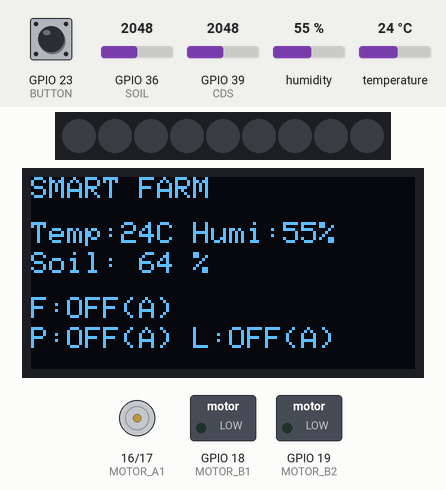
A sketch run on a simulated ESP32. Parts: 9 RGB LEDs in strip order, left to right, 128×64 one-colour display, motor-driver pin pairs drawn as motors (green arrow = first pin HIGH = forward, orange = second pin HIGH = backward, longer = more drive), switched loads named in the sketch (green lamp = pin HIGH). The inputs (shaded band) are chosen by the test bench; at power-on: humidity 55 %, GPIO 23 (BUTTON) LOW, GPIO 36 (SOIL) = 2048, GPIO 39 (CDS) = 2048, temperature 24 °C. Dim RGB values are drawn brighter than linear; WiFi joins after 1.5 s; servers stay silent unless stated; uploads are accepted with an empty reply; what the sketch prints to the serial monitor is not drawn.

Above: at 2.8 s.
2.9 s: humidity set to 69 %
At 6.4 s:
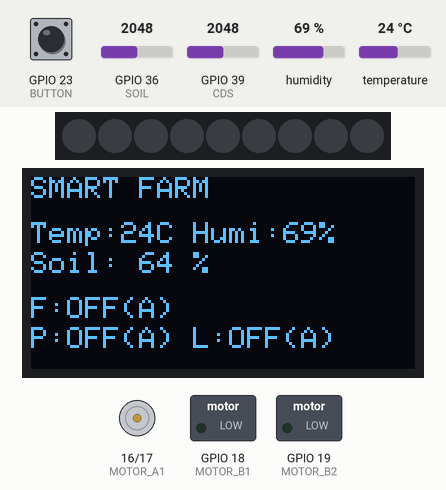
6.7 s: humidity set to 72 %
At 8.9 s:
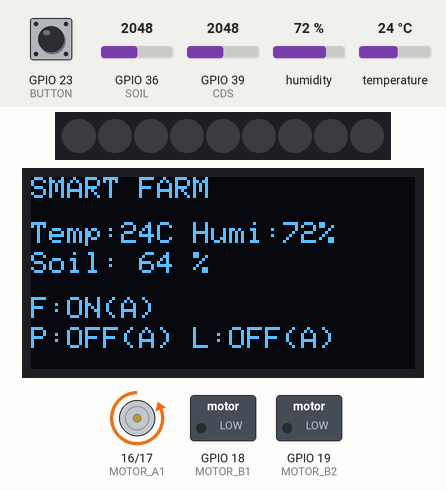
9.7 s: GPIO 23 (BUTTON) pulled HIGH for 1 s
At 12.4 s:
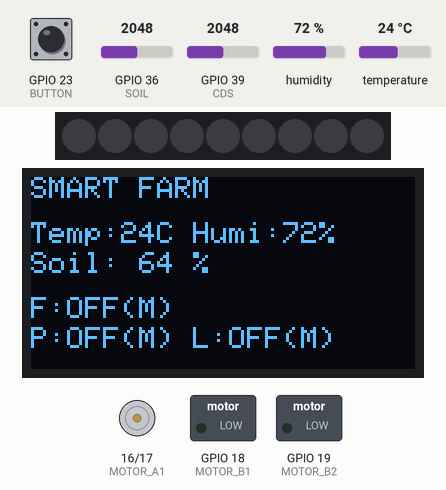
12.7 s: GPIO 36 (SOIL) set to 2866
At 14.9 s:
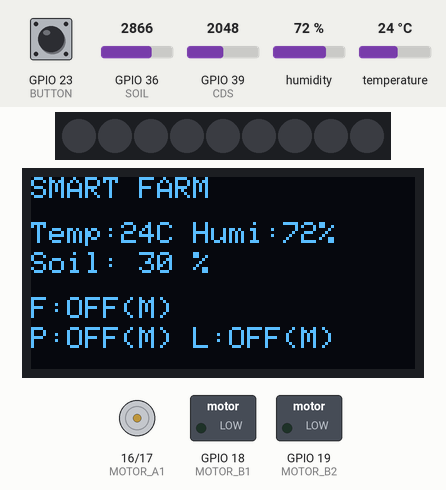
15.7 s: GPIO 23 (BUTTON) pulled HIGH for 1 s
At 18.4 s:
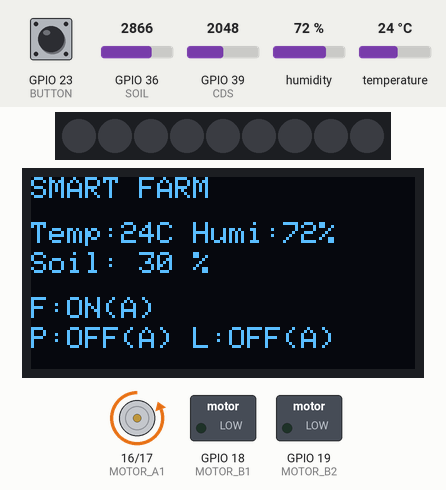
18.7 s: GPIO 39 (CDS) set to 211
21.4 s: GPIO 39 (CDS) set to 179
At 22.9 s:
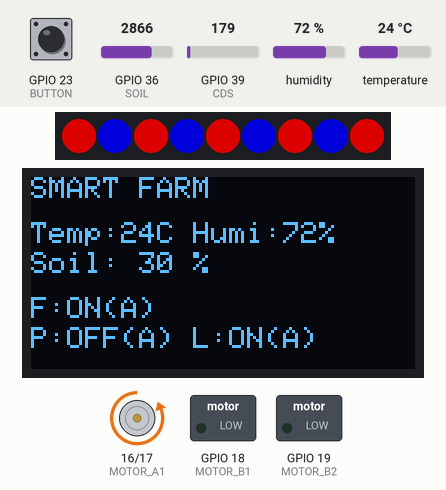
Timing chart, 0 to 24.4 s (numbered marks = the images above; inputs shaded):
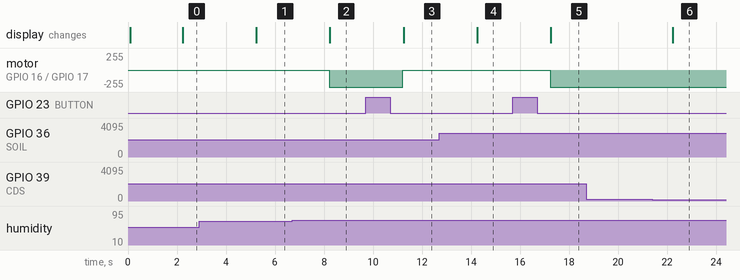

Measured:
- the behaviour switches between 70 and 71 % on humidity (found by bisection; images 1 and 2)
- the behaviour switches between 200 and 199 on GPIO 39 (CDS) (found by bisection; images 5 and 6)
- after the input at 2.9 s, the display: changes after 2.3 s (image 1)
- after the input at 6.7 s, motor on GPIO 16 (MOTOR_A1) / GPIO 17 (MOTOR_A2): stopped → backward 255/255 after 1.5 s; the display: changes after 1.5 s (image 2)
- after the input at 9.7 s, motor on GPIO 16 (MOTOR_A1) / GPIO 17 (MOTOR_A2): backward 255/255 → stopped after 1.5 s; the display: changes after 1.5 s (image 3)
- after the input at 12.7 s, the display: changes after 1.5 s (image 4)
- after the input at 15.7 s, motor on GPIO 16 (MOTOR_A1) / GPIO 17 (MOTOR_A2): stopped → backward 255/255 after 1.5 s; the display: changes after 1.6 s (image 5)
- after the input at 18.7 s, every drawn part: stays the same
- after the input at 21.4 s, the display: changes after 0.84 s (image 6)

The sketch:

arduino_code.ino
```cpp
#include <DHT.h>
#include <Adafruit_NeoPixel.h>
#include <Wire.h>
#include <Adafruit_GFX.h>
#include <Adafruit_SSD1306.h>
#include <WiFi.h>
#include <HTTPClient.h>
#include <ArduinoJson.h>

// ==========================================
// 사용자 설정 구역
// ==========================================
const char* ssid = "DEV";       // WiFi 이름
const char* pass = "54865486";   // WiFi 비밀번호

// 서버 설정 (PROJECT_SETUP.md 기준)
// IP 주소는 실제 서버 환경에 맞게 수정 필요
const char* serverUrl = "http://192.168.0.133:3002/api/sensor/data";
const char* controlUrl = "http://192.168.0.133:3002/api/sensor/control/"; // 뒤에 ID 붙여서 호출

// 장치 ID (DB와 일치)
const int ACTUATOR_ID_FAN = 1;
const int ACTUATOR_ID_PUMP = 2;
const int ACTUATOR_ID_LED = 3;

const int SENSOR_ID_TEMP = 1;
const int SENSOR_ID_HUMI = 2;
const int SENSOR_ID_SOIL = 3;

// ==========================================

// 하드웨어 핀 설정
// ==========================================
#define DHTTYPE DHT11
#define DHTPIN 25
DHT dht(DHTPIN, DHTTYPE);

#define MOTOR_A1 16 // FAN
#define MOTOR_A2 17 // FAN
#define MOTOR_B1 18 // WATER PUMP
#define MOTOR_B2 19 // WATER PUMP
#define SOIL 36

#define PIN 26
#define NUMPIXELS 9
Adafruit_NeoPixel pixels(NUMPIXELS, PIN, NEO_GRB + NEO_KHZ800);

#define BUTTON 23
#define CDS 39

#define SCREEN_WIDTH 128
#define SCREEN_HEIGHT 64
#define OLED_RESET     -1
#define SCREEN_ADDRESS 0x3C
Adafruit_SSD1306 display(SCREEN_WIDTH, SCREEN_HEIGHT, &Wire, OLED_RESET);

// ==========================================
// 전역 변수
// ==========================================
// 센서 값
float humi = 0;
float temp = 0;
int soil_value = 0;
int cds_value = 0;

// 제어 모드 (장치별 개별 모드)
bool isFanAuto = true;
bool isPumpAuto = true;
bool isLedAuto = true;

// 액추에이터 현재 상태 (실제 작동 상태)
bool fan_state = false;
bool pump_state = false;
bool led_state = false;

// 수동 제어 목표 상태 (서버에서 수신)
bool target_fan_state = false;
bool target_pump_state = false;
bool target_led_state = false;

// 타이머 및 버튼 처리 변수
unsigned long lastTime = 0;
const unsigned long timerDelay = 1000; // 1초 주기
int lastButtonState = LOW;
unsigned long lastDebounceTime = 0;
unsigned long debounceDelay = 50;

// ==========================================
// 함수 선언
// ==========================================
void connectWiFi();
void readSensors();
void checkButton();
void fetchCommands();
void controlLogic();
void applyActuators();
void updateDisplay();
void sendDataToServer();
void getControlState(int actuatorId, bool &targetState, bool &isAuto);

void setup() {
  Serial.begin(9600);

  // 핀 모드 설정
  pinMode(MOTOR_A1, OUTPUT);
  pinMode(MOTOR_A2, OUTPUT);
  pinMode(MOTOR_B1, OUTPUT);
  pinMode(MOTOR_B2, OUTPUT);
  pinMode(BUTTON, INPUT);

  pixels.begin();
  dht.begin();

  // 디스플레이 초기화
  if(!display.begin(SSD1306_SWITCHCAPVCC, SCREEN_ADDRESS)) {
    Serial.println(F("SSD1306 allocation failed"));
    for(;;);
  }
  display.clearDisplay();
  display.setTextSize(1);
  display.setTextColor(SSD1306_WHITE);
  display.setCursor(0,0);
  display.println("Booting...");
  display.display();

  // WiFi 연결
  connectWiFi();
}

void loop() {
  // WiFi 연결 상태 확인 및 재연결
  if(WiFi.status() != WL_CONNECTED) {
    connectWiFi();
  }

  // 버튼 상태 확인 (모드 전환) - 항상 체크
  checkButton();

  // 주기적 작업 (1초마다)
  if ((millis() - lastTime) > timerDelay) {
    lastTime = millis();

    // 1. 센서 값 읽기
    readSensors();

    // 2. 서버 명령 확인 (Manual 모드일 때 사용할 타겟 상태 갱신)
    if(WiFi.status() == WL_CONNECTED) {
      fetchCommands();
    }

    // 3. 제어 로직 판단 (Auto/Manual)
    controlLogic();

    // 4. 하드웨어 구동
    applyActuators();

    // 5. 디스플레이 갱신
    updateDisplay();

    // 6. 데이터 전송
    if(WiFi.status() == WL_CONNECTED) {
      sendDataToServer();
    }
  }
}

// ==========================================
// 주요 기능 구현
// ==========================================

void connectWiFi() {
  Serial.print("Connecting to ");
  Serial.println(ssid);
  display.clearDisplay();
  display.setCursor(0,0);
  display.print("Connecting WiFi...");
  display.display();

  WiFi.begin(ssid, pass);

  int tryCount = 0;
  while (WiFi.status() != WL_CONNECTED && tryCount < 10) {
    delay(500);
    Serial.print(".");
    tryCount++;
  }

  if(WiFi.status() == WL_CONNECTED) {
    Serial.println("\nWiFi Connected");
    Serial.println(WiFi.localIP());
  } else {
    Serial.println("\nWiFi Connection Failed");
  }
}

void readSensors() {
  // DHT11
  float h = dht.readHumidity();
  float t = dht.readTemperature();

  if (!isnan(h)) humi = h;
  if (!isnan(t)) temp = t;

  // Soil Moisture
  // 3600(건조) ~ 1200(습함) -> 0 ~ 100% 매핑
  int rawSoil = analogRead(SOIL);
  soil_value = map(rawSoil, 3600, 1200, 0, 100);
  soil_value = constrain(soil_value, 0, 100);

  // CDS (조도)
  cds_value = analogRead(CDS);
}

void checkButton() {
  int reading = digitalRead(BUTTON);

  if (reading != lastButtonState) {
    lastDebounceTime = millis();
  }

  if ((millis() - lastDebounceTime) > debounceDelay) {
    // 버튼이 눌렸을 때 (HIGH) -> 전체 모드 토글 (편의 기능)
    // 실제로는 웹에서 개별 제어하지만, 물리 버튼은 전체 일괄 전환용으로 사용
    static int buttonState;
    if (reading != buttonState) {
      buttonState = reading;
      if (buttonState == HIGH) {
        bool nextMode = !isFanAuto; // 팬 기준으로 토글
        isFanAuto = nextMode;
        isPumpAuto = nextMode;
        isLedAuto = nextMode;
        Serial.print("All Mode Changed: ");
        Serial.println(nextMode ? "AUTO" : "MANUAL");
      }
    }
  }
  lastButtonState = reading;
}

void fetchCommands() {
  // 서버에서 각 장치의 타겟 상태 및 모드 조회 (Polling)
  getControlState(ACTUATOR_ID_FAN, target_fan_state, isFanAuto);
  getControlState(ACTUATOR_ID_PUMP, target_pump_state, isPumpAuto);
  getControlState(ACTUATOR_ID_LED, target_led_state, isLedAuto);
}

void controlLogic() {
  // 1. Fan Control Logic
  if (isFanAuto) {
    if (humi > 70) fan_state = true;
    else fan_state = false;
  } else {
    fan_state = target_fan_state;
  }

  // 2. Pump Control Logic
  if (isPumpAuto) {
    if (soil_value < 20) pump_state = true;
    else pump_state = false;
  } else {
    pump_state = target_pump_state;
  }

  // 3. LED Control Logic
  if (isLedAuto) {
    if (cds_value < 200) led_state = true;
    else led_state = false;
  } else {
    led_state = target_led_state;
  }
}

void applyActuators() {
  // Fan Control
  if (fan_state) {
    digitalWrite(MOTOR_A1, LOW);
    digitalWrite(MOTOR_A2, HIGH);
  } else {
    digitalWrite(MOTOR_A1, LOW);
    digitalWrite(MOTOR_A2, LOW);
  }

  // Pump Control
  if (pump_state) {
    digitalWrite(MOTOR_B1, HIGH);
    digitalWrite(MOTOR_B2, LOW);
  } else {
    digitalWrite(MOTOR_B1, LOW);
    digitalWrite(MOTOR_B2, LOW);
  }

  // LED Control (NeoPixel)
  if (led_state) {
    for(int i=0; i<NUMPIXELS; i++) {
      if(i%2 == 0) pixels.setPixelColor(i, pixels.Color(150, 0, 0)); // Red
      else pixels.setPixelColor(i, pixels.Color(0, 0, 150)); // Blue
    }
  } else {
    pixels.clear();
  }
  pixels.show();
}

void updateDisplay() {
  display.clearDisplay();

  // 상단: 제목
  display.setCursor(0,0);
  display.print("SMART FARM");

  // 센서 값
  display.setCursor(0,15);
  display.print("Temp:"); display.print((int)temp); display.print("C ");
  display.print("Humi:"); display.print((int)humi); display.print("%");

  display.setCursor(0,25);
  display.print("Soil: "); display.print(soil_value); display.print(" %");

  // 장치 상태 + 모드 (F:Fan, P:Pump, L:LED)
  // 형식: F:ON(A) = Fan ON, Auto Mode
  display.setCursor(0,40);
  display.print("F:");
  display.print(fan_state ? "ON" : "OFF");
  display.print(isFanAuto ? "(A)" : "(M)");

  display.setCursor(0,50);
  display.print("P:");
  display.print(pump_state ? "ON" : "OFF");
  display.print(isPumpAuto ? "(A)" : "(M)");
  display.print(" L:");
  display.print(led_state ? "ON" : "OFF");
  display.print(isLedAuto ? "(A)" : "(M)");

  display.display();
}

// ==========================================
// 서버 통신 함수
// ==========================================

void sendDataToServer() {
  HTTPClient http;
  http.begin(serverUrl);
  http.addHeader("Content-Type", "application/json");

  // JSON 생성: 백엔드 saveSensorData에서 받는 필드명과 일치해야 함
  String requestBody = "{";
  requestBody += "\"temp\":" + String(temp) + ",";
  requestBody += "\"humi\":" + String(humi) + ",";
  requestBody += "\"soil\":" + String(soil_value) + ",";
  requestBody += "\"fan_state\":" + String(fan_state ? 1 : 0) + ",";
  requestBody += "\"pump_state\":" + String(pump_state ? 1 : 0) + ",";
  requestBody += "\"led_state\":" + String(led_state ? 1 : 0) + ",";
  requestBody += "\"fan_auto\":" + String(isFanAuto ? 1 : 0) + ",";
  requestBody += "\"pump_auto\":" + String(isPumpAuto ? 1 : 0) + ",";
  requestBody += "\"led_auto\":" + String(isLedAuto ? 1 : 0);
  requestBody += "}";

  int httpResponseCode = http.POST(requestBody);

  if (httpResponseCode > 0) {
    // Serial.print("Data Sent: "); Serial.println(httpResponseCode);
  } else {
    Serial.print("Error Sending Data: "); Serial.println(httpResponseCode);
  }
  http.end();
}

void getControlState(int actuatorId, bool &targetState, bool &isAuto) {
  HTTPClient http;
  String url = String(controlUrl) + String(actuatorId);
  http.begin(url);

  int httpResponseCode = http.GET();

  if (httpResponseCode == 200) {
    String payload = http.getString();

    // JSON 파싱: {"target_state": 1, "is_auto_mode": 0}
    // ArduinoJson 7.x 문법
    JsonDocument doc;
    DeserializationError error = deserializeJson(doc, payload);

    if (!error) {
      targetState = doc["target_state"];
      isAuto = doc["is_auto_mode"];
      Serial.print("Device "); Serial.print(actuatorId);
      Serial.print(" -> Target: "); Serial.print(targetState);
      Serial.print(", Auto: "); Serial.println(isAuto);
    } else {
      Serial.print("JSON Parse Error: ");
      Serial.println(error.c_str());
    }
  } else {
    Serial.print("HTTP Error (Device "); Serial.print(actuatorId);
    Serial.print("): "); Serial.println(httpResponseCode);
  }

  http.end();
}
```
